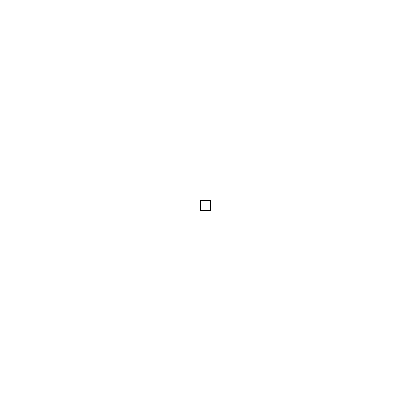
Frame 1 (no input)
Frame 60 (the mouse pressed at the canvas centre just before this capture): identical to frame 1, image omitted
Frame 120 (the mouse held since frame 60 and released just before this capture): identical to frame 1, image omitted

The Processing sketch that drew this single still picture (run headless with seeded random() and noise(); from frame 60 on, the mouse is pressed at the canvas centre):

// Processing sketch: Percobaan_5
// ── Percobaan_5.pde
int x=200;
int y=200;

void setup(){
 size (400,400);
 background(255);
 }
 
 void draw (){
   if((x==200)&&(y==200)){
     rect(x,y,10,10);
   }else{
     fill (255,0,0);
     rect(x-100,y-100,50,50);
   }
}
